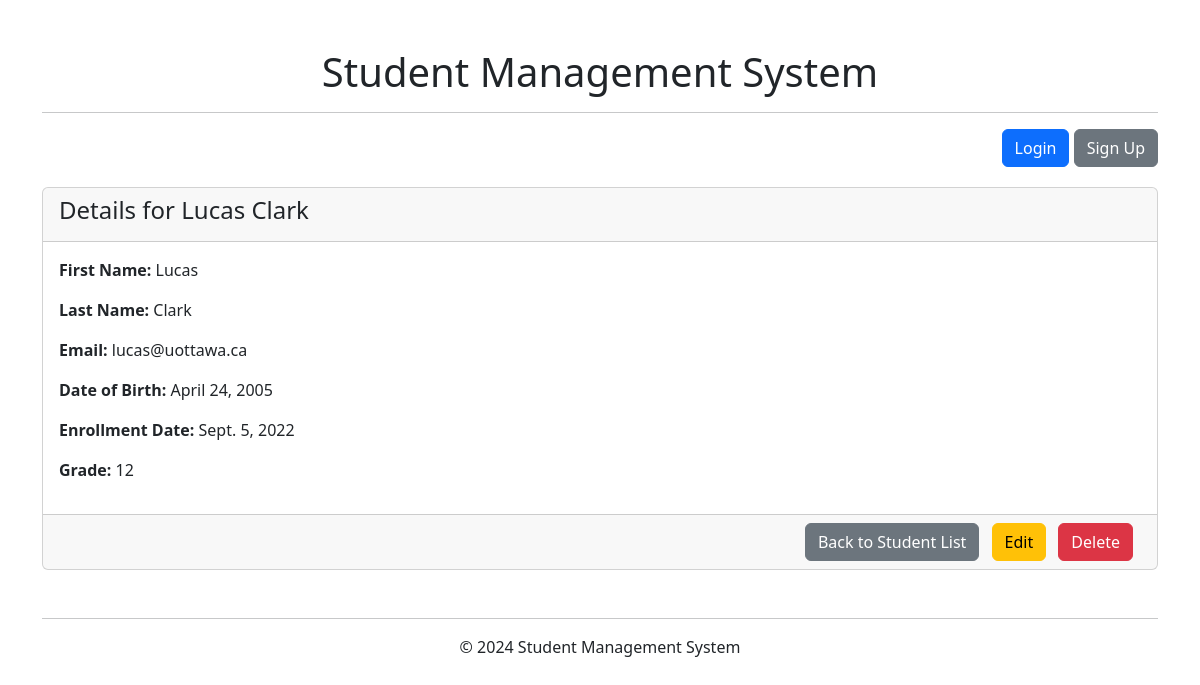
/student/39/detail/, run on the app's committed database.
### student/models.py (models this page shows, shortened)
class Student(models.Model):
    first_name = models.CharField(max_length=100)
    last_name = models.CharField(max_length=100)
    email = models.EmailField()
    date_of_birth = models.DateField()
    enrollment_date = models.DateField()
    grade = models.IntegerField()

### student/views.py (the view)
# urls.py: path("student/<int:pk>/detail/", views.student_detail, name="student_detail"),
def student_detail(request, pk):
    student = Student.objects.get(pk=pk)
    return render(request, 'student/detail.html', {'student': student})

### student/templates/student/detail.html (shortened to what this page needs)
{% extends 'base.html' %}
{% block content %}
{% block student %}
<div class="card">
    <div class="card-header">
        <h4>Details for {{ student.first_name }} {{ student.last_name }}</h4>
    </div>
    <div class="card-body">
        <p><strong>First Name:</strong> {{ student.first_name }}</p>
        <p><strong>Last Name:</strong> {{ student.last_name }}</p>
        <p><strong>Email:</strong> {{ student.email }}</p>
        <p><strong>Date of Birth:</strong> {{ student.date_of_birth }}</p>
        <p><strong>Enrollment Date:</strong> {{ student.enrollment_date }}</p>
        <p><strong>Grade:</strong> {{ student.grade }}</p>
    </div>
    <div class="card-footer text-end">
        <a href="{% url 'student_index' %}" class="btn btn-secondary me-2">Back to Student List</a>
        <a href="{% url 'student_edit' student.pk %}" class="btn btn-warning me-2">Edit</a>
        <a href="{% url 'student_delete' student.pk %}" class="btn btn-danger me-2">Delete</a>
    </div>
    {% endblock %}
</div>
{% endblock %}

### data on the page
Student: first_name "Lucas", last_name "Clark", email "lucas@uottawa.ca", date_of_birth "April 24, 2005", enrollment_date "Sept. 5, 2022", grade "12"
